Frame 1 (no input): blank canvas, image omitted
Frame 60 (no input): blank canvas, image omitted
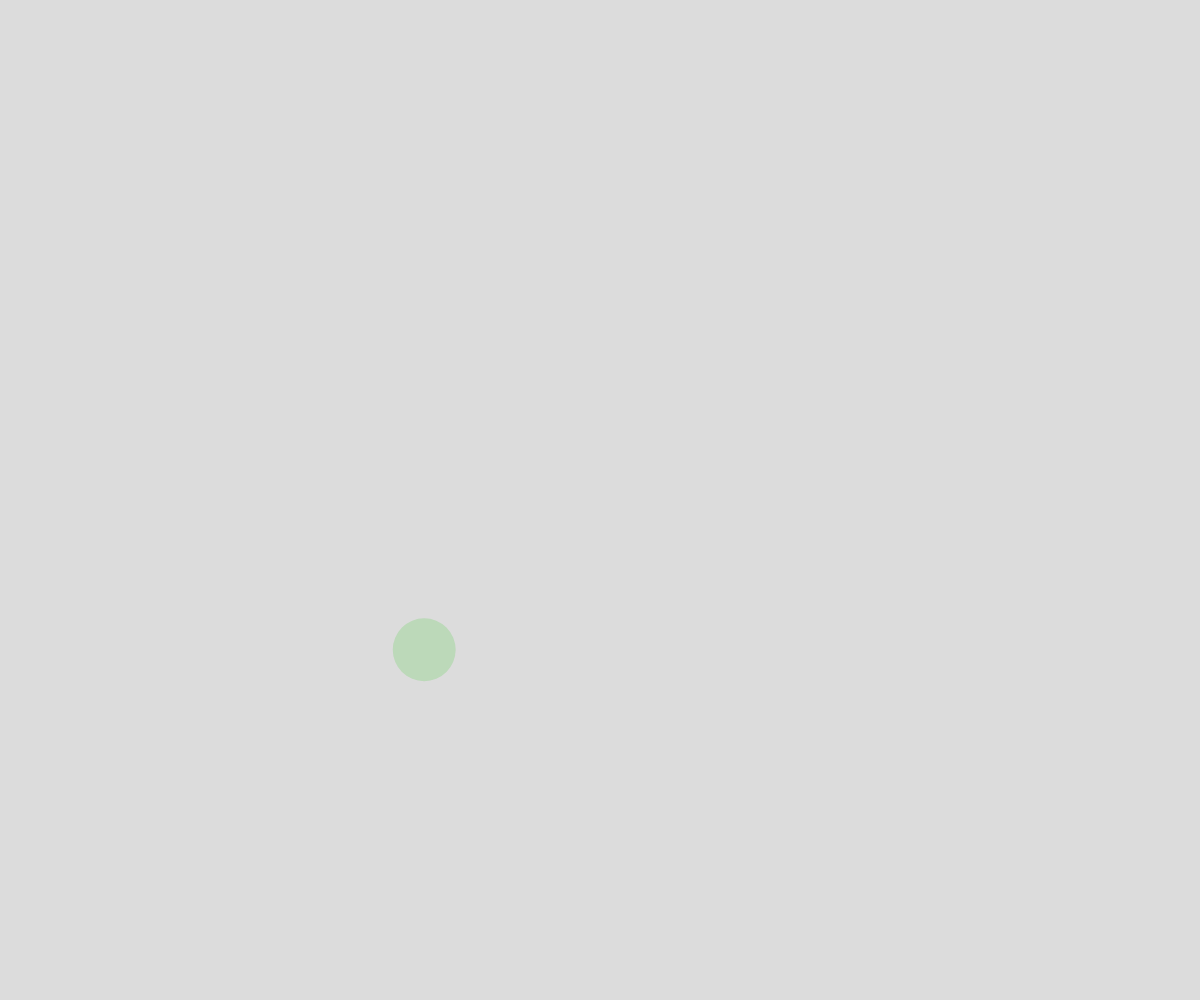
Frame 120 (the mouse pressed at the canvas centre since frame 60)

The p5.js sketch whose frames 1 and 60 were blank and that drew this single picture after the mouse press (run headless with seeded random() and noise() and a simulated clock; from frame 60 on, the mouse is pressed at the canvas centre):

// p5.js sketch
// ── sketch.js
// Bouncing ball with collision detection

let ballArray= [];

function setup() {
  createCanvas(windowWidth, windowHeight);
}

function draw() {
  background(220);
  for (let i = 0; i < ballArray.length; i++) {
    // collision check
    for (let j = 0; j < ballArray.length; j++){
      //dont check self for collison
      if (i !== j){
        ballArray[i].chekIfCollidingWith(ballArray[j]);
      }
    }
    ballArray[i].move();
    ballArray[i].display();
  }
}

function mousePressed(){
  let balls = new Ball(mouseX, mouseY, random(10, 40));
  ballArray.push(balls);
}

class Ball {
  constructor(x, y, radius) {
    this.x = x;
    this.y = y;
    this.radius = radius;
    this.dx = random(-5,5);
    this.dy = random(-5, 5);
    this.someColor = color(random(255), random(255), random(255), random(255));
  }
  display() {
    noStroke();
    fill(this.someColor);
    ellipse(this.x, this.y, this.radius*2, this.radius*2);
  }
  move(){
    this.x += this.dx;
    this.y += this.dy;

    //bounce on wall
    if (this.x <= 0+this.radius || this.x >= width-this.radius){
      this.dx*=-1;
    }
    if (this.y <= 0+this.radius || this.y >= height-this.radius){
      this.dy*=-1;
    }
  }

  chekIfCollidingWith(otherBall){
    let sumOfRadi = this.radius + otherBall.radius;
    let distanceBetweenCenters = dist(this.x, this.y, otherBall.x, otherBall.y)
    if (sumOfRadi >= distanceBetweenCenters){
      // this.someColor= "red";
      // otherBall.someColor ="red";
      // cool
      this.dx-=1;
      this.dy-=1;
      otherBall.dx-=1;
      otherBall.dy-=1;


      let tempDx = this.dx;
      let tempDy = this.dy;
      this.dx= otherBall.dx;
      this.dy= otherBall.dy;
      otherBall.dx = tempDx;
      otherBall.dy= tempDy;
    }
  }
}
